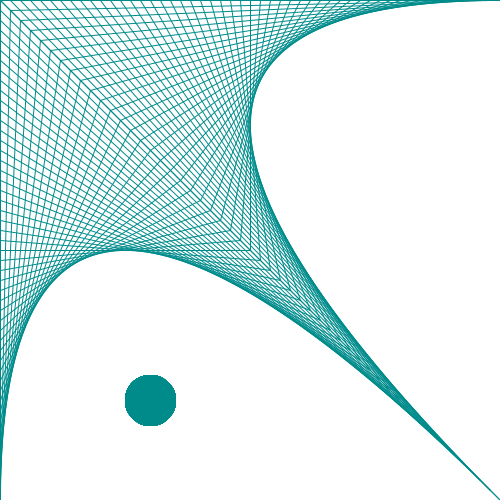
Frame 1 (no input)
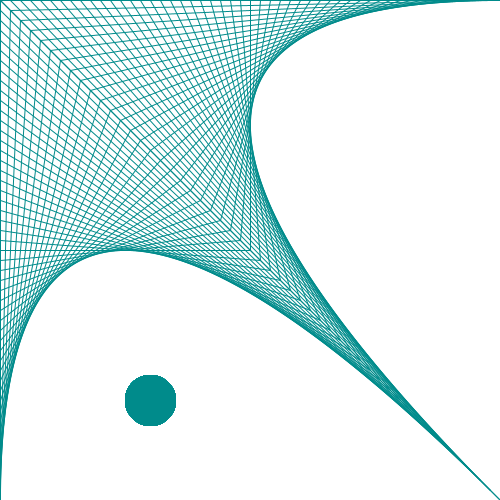
Frame 2 (the mouse pressed at the canvas centre, redrawn once)

The Processing sketch that drew these frames (run headless with seeded random() and noise(); the mouse was pressed at the canvas centre and the sketch redrawn once):

// Processing sketch: processing_171005
// ── processing_171005.pde

int counter=0;
int i;

void setup() {  //setup function called initially, only once
  size(500, 500);
  background(255);  //set background white
  stroke(#008B8B);
  noLoop();
  
}


void draw() {  //draw function loops 
 
 for (int i=0; i<100; i++) {
 line(counter,0, width-counter, height-counter);
 line(0, counter, width-counter, height-counter);
 fill(#008B8B);
 ellipse(150,400, 50,50);
 counter=counter+10;
 }
}
